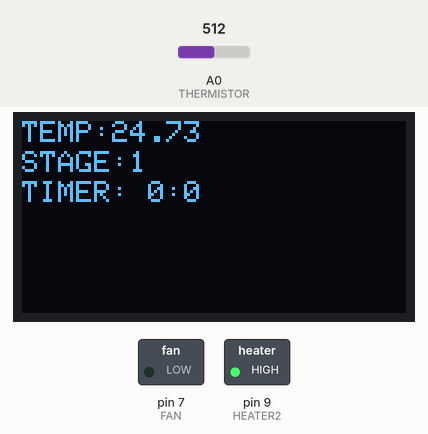
Simulated run of this sketch. Board: Arduino Uno, built with avr-gcc and run on an emulated ATmega328P. On the bench: 128×64 one-colour display, switched loads named in the sketch (green lamp = pin HIGH). The test bench sets the inputs (shaded band); at power-on: A0 (THERMISTOR) = 512. Pins used as bus, display or sensor lines are not drawn; what the sketch prints to the serial monitor is not drawn.

Above: at 1.2 s.
1.3 s: A0 (THERMISTOR) set to 793
At 2.5 s:
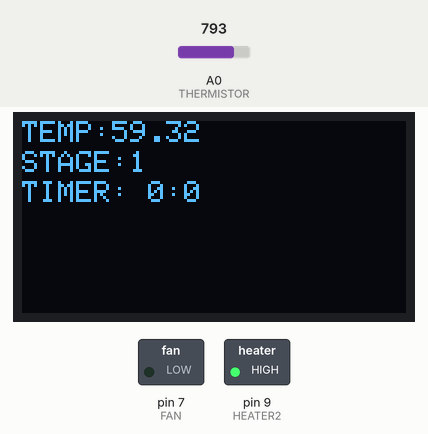
2.9 s: A0 (THERMISTOR) set to 824
At 4.1 s:
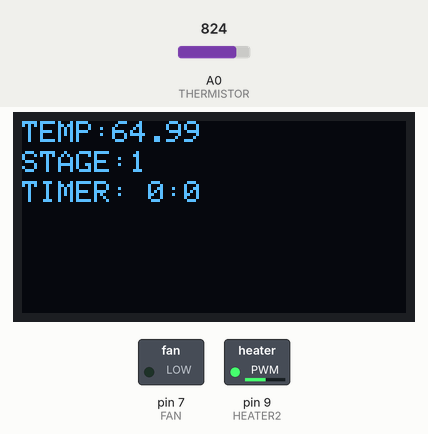
4.6 s: A0 (THERMISTOR) set to 900
At 5.7 s:
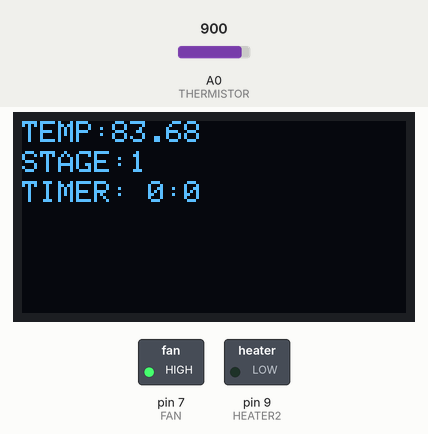
6.3 s: A0 (THERMISTOR) set to 1004
At 7.3 s:
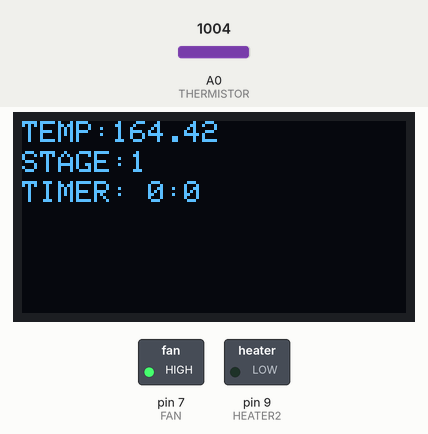
8.0 s: A0 (THERMISTOR) set to 1023
At 8.5 s:
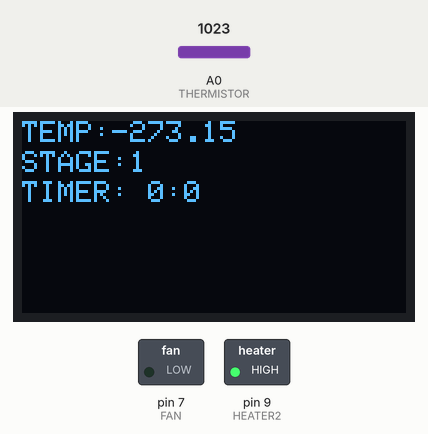
Timing chart, 0 to 10.6 s (numbered marks = the images above; inputs shaded):
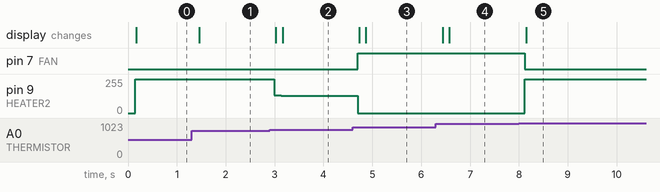

Measured:
- the behaviour switches between 808 and 809 on A0 (THERMISTOR) (found by bisection; images 1 and 2)
- the behaviour switches between 1022 and 1023 on A0 (THERMISTOR) (found by bisection; images 4 and 5)
- after the input at 1.3 s, the display: changes after 0.15 s (image 1)
- after the input at 2.9 s, pin 9 (HEATER2): 255/255 → 132/255 after 0.09 s, → 130/255 0.14 s later; the display: first changes after 0.12 s (image 2 shows a later state)
- after the input at 4.6 s, pin 7 (FAN): LOW → HIGH after 0.10 s; pin 9 (HEATER2): 130/255 → 0/255 after 0.10 s; the display: first changes after 0.13 s (image 3 shows a later state)
- after the input at 6.3 s, the display: first changes after 0.14 s (image 4 shows a later state)
- after the input at 8.0 s, pin 7 (FAN): HIGH → LOW after 0.12 s; pin 9 (HEATER2): 0/255 → 255/255 after 0.12 s; the display: changes after 0.15 s (image 5)

The sketch:

heater.ino
```cpp
// #include <Wire.h>
#include <Arduino.h>
#include <Adafruit_GFX.h>
#include <Adafruit_SSD1306.h>

#define OLED_RESET 8
Adafruit_SSD1306 display(OLED_RESET);


int THERMISTOR = 0;
double temp;

const int HEATER1   = 8;
const int HEATER2   = 9;
const int FAN       = 7;
const int SAMPLE    = 100;

unsigned long clock = 0;
unsigned long min   = 0;
unsigned long sec   = 0;

char currentStage = 0;

int flag     = HIGH;
int rst_flag = HIGH;
int led_flag = HIGH;

uint32_t my_arr[100] = {0};
uint32_t sum = 0;
double   avg = 0;
int Vo;
float c1 = 1.009249522e-03, c2 = 2.378405444e-04, c3 = 2.019202697e-07;

enum stages
{
    FIRST  = 1,
    SECOND,
    THIRD,
    FORTH,
    FIFTH
};


float temperature()
{
    float R1 = 10000;
    float logR2, R2, T;

    for(char a= 0; a < SAMPLE; ++a)
    {
        my_arr[a] = analogRead(THERMISTOR);
        sum = sum + my_arr[a];
        delay(1);
    }
    avg = sum/100;
    sum =0;

    R2 = R1 * (1023.0 / (float)avg - 1.0);
    logR2 = log(R2);
    T = (1.0 / (c1 + c2*logR2 + c3*logR2*logR2*logR2));
    T = T - 273.15;

    Serial.print("Temperature: ");
    Serial.print(T);
    Serial.print(" C  ");
    return T;
}

void setup()
{
    Serial.begin(9600); //Start the Serial Port at 9600 baud (default)

    display.begin(SSD1306_SWITCHCAPVCC, 0x3C);  // initialize with the I2C addr 0x3D (for the 128x64)

    Serial.println("HEATER");

    pinMode(THERMISTOR,INPUT);
    pinMode(HEATER1,OUTPUT);
    pinMode(HEATER2,OUTPUT);
    pinMode(FAN,OUTPUT);

    currentStage = FIRST;
}

void displayUpdate(float temp, unsigned long min, unsigned long sec)
{
    display.clearDisplay();
    display.setTextSize(1);
    display.setTextColor(WHITE);

    display.setCursor(0,0);
    display.print("TEMP:");
    display.println(temp);

    display.setCursor(0,10);
    display.print("STAGE:");
    display.print(currentStage,DEC);
    // Serial.print("currrent stage");
    // Serial.print(currentStage,DEC);

    display.setCursor(0,20);
    display.print("TIMER: ");
    display.print(min);
    display.print(':');
    display.print(sec);

    display.display();
}

void heatersON( int value )
{
    analogWrite( HEATER1, value );
    analogWrite( HEATER2, value );
}

void fanON()
{
    digitalWrite(FAN, HIGH);
}

void fanOFF()
{
    digitalWrite(FAN, LOW);
}

boolean reaching(char stage, int temp, unsigned long timer)
{

    if(currentStage != stage) return 0;

    float tc = temperature();
    // int percent = (temp - tc)/temp*100;
    int percent = ((temp - tc)*100)/100;

    Serial.print("stage:");
    Serial.print(stage,DEC);
    Serial.print(", percent:");
    Serial.println(percent);

    // percent>3 ? heatersON(255): heatersON(percent*2.5+130);
    if(percent > 2)
    {
        heatersON(255);
        fanOFF();
    }
    else if(percent < -2){
        heatersON(0);
        fanON();
    }
    else
        heatersON(percent*2.5+130);

    //get out of this stage
    tc > temp && tc < temp+1 ? clock = millis(),currentStage++ : millis();

    displayUpdate(tc, 0, 0);
}

boolean retaining(char stage, int temp, unsigned long timer)
{
    if(currentStage != stage) return 0;

    float tc = temperature();
    int percent = ((temp - tc)*100)/100;

    Serial.print("stage:");
    Serial.print(stage,DEC);
    Serial.print(", percent:");
    Serial.println(percent);

    percent>3 ? heatersON(255): heatersON(percent*2.5+130);

    if( millis() > clock + (timer*60*1000) )
        currentStage != 4 ? currentStage++:currentStage=FIRST;
    else
        min = ((clock + (timer*60*1000) - millis())/1000)/60;
        sec = ((clock + (timer*60*1000) - millis())/1000)%60;


    displayUpdate(tc, min, sec);

    return 1;
}


void callStages(char stage, int temp, unsigned long timer, boolean (*operation)(char,int,unsigned long))
{
    operation(stage,temp,timer);
}

void loop()
{
    callStages(1, 65, 0, reaching);
    callStages(2, 65, 5, retaining);
    callStages(3, 95, 0, reaching);
    callStages(4, 95, 5, retaining);
}
```
